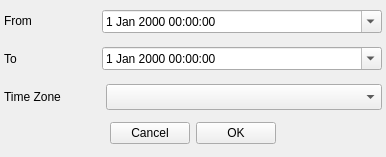
<?xml version="1.0" encoding="UTF-8"?>
<ui version="4.0">
 <class>set_global_timezone</class>
 <widget class="QWidget" name="set_global_timezone">
  <property name="windowModality">
   <enum>Qt::ApplicationModal</enum>
  </property>
  <property name="geometry">
   <rect>
    <x>0</x>
    <y>0</y>
    <width>386</width>
    <height>157</height>
   </rect>
  </property>
  <property name="sizePolicy">
   <sizepolicy hsizetype="Minimum" vsizetype="Minimum">
    <horstretch>0</horstretch>
    <verstretch>0</verstretch>
   </sizepolicy>
  </property>
  <property name="minimumSize">
   <size>
    <width>386</width>
    <height>157</height>
   </size>
  </property>
  <property name="maximumSize">
   <size>
    <width>386</width>
    <height>157</height>
   </size>
  </property>
  <property name="windowTitle">
   <string>Timezone Selection</string>
  </property>
  <layout class="QVBoxLayout" name="verticalLayout">
   <property name="leftMargin">
    <number>4</number>
   </property>
   <property name="topMargin">
    <number>4</number>
   </property>
   <property name="rightMargin">
    <number>4</number>
   </property>
   <property name="bottomMargin">
    <number>4</number>
   </property>
   <item>
    <layout class="QHBoxLayout" name="horizontalLayout">
     <item>
      <widget class="QLabel" name="label_start_date">
       <property name="sizePolicy">
        <sizepolicy hsizetype="Preferred" vsizetype="Fixed">
         <horstretch>0</horstretch>
         <verstretch>0</verstretch>
        </sizepolicy>
       </property>
       <property name="minimumSize">
        <size>
         <width>92</width>
         <height>16</height>
        </size>
       </property>
       <property name="maximumSize">
        <size>
         <width>92</width>
         <height>16</height>
        </size>
       </property>
       <property name="text">
        <string>From</string>
       </property>
      </widget>
     </item>
     <item>
      <widget class="QDateTimeEdit" name="dateEdit_start">
       <property name="calendarPopup">
        <bool>true</bool>
       </property>
      </widget>
     </item>
    </layout>
   </item>
   <item>
    <layout class="QHBoxLayout" name="horizontalLayout_2">
     <item>
      <widget class="QLabel" name="label_start_date_2">
       <property name="minimumSize">
        <size>
         <width>92</width>
         <height>27</height>
        </size>
       </property>
       <property name="maximumSize">
        <size>
         <width>92</width>
         <height>27</height>
        </size>
       </property>
       <property name="text">
        <string>To</string>
       </property>
      </widget>
     </item>
     <item>
      <widget class="QDateTimeEdit" name="dateEdit_end">
       <property name="calendarPopup">
        <bool>true</bool>
       </property>
      </widget>
     </item>
    </layout>
   </item>
   <item>
    <layout class="QHBoxLayout" name="horizontalLayout_3">
     <item>
      <widget class="QLabel" name="label_time_zone">
       <property name="minimumSize">
        <size>
         <width>96</width>
         <height>22</height>
        </size>
       </property>
       <property name="maximumSize">
        <size>
         <width>96</width>
         <height>22</height>
        </size>
       </property>
       <property name="text">
        <string>Time Zone</string>
       </property>
      </widget>
     </item>
     <item>
      <widget class="QComboBox" name="comboBox_timezone">
       <property name="minimumSize">
        <size>
         <width>270</width>
         <height>26</height>
        </size>
       </property>
       <property name="maximumSize">
        <size>
         <width>5445454</width>
         <height>26</height>
        </size>
       </property>
      </widget>
     </item>
    </layout>
   </item>
   <item>
    <layout class="QHBoxLayout" name="horizontalLayout_4">
     <item>
      <spacer name="horizontalSpacer">
       <property name="orientation">
        <enum>Qt::Horizontal</enum>
       </property>
       <property name="sizeHint" stdset="0">
        <size>
         <width>78</width>
         <height>20</height>
        </size>
       </property>
      </spacer>
     </item>
     <item>
      <widget class="QPushButton" name="pushButton_cancel">
       <property name="text">
        <string>Cancel</string>
       </property>
      </widget>
     </item>
     <item>
      <widget class="QPushButton" name="pushButton_OK">
       <property name="text">
        <string>OK</string>
       </property>
      </widget>
     </item>
     <item>
      <spacer name="horizontalSpacer_2">
       <property name="orientation">
        <enum>Qt::Horizontal</enum>
       </property>
       <property name="sizeHint" stdset="0">
        <size>
         <width>40</width>
         <height>20</height>
        </size>
       </property>
      </spacer>
     </item>
    </layout>
   </item>
  </layout>
 </widget>
 <resources/>
 <connections/>
</ui>
